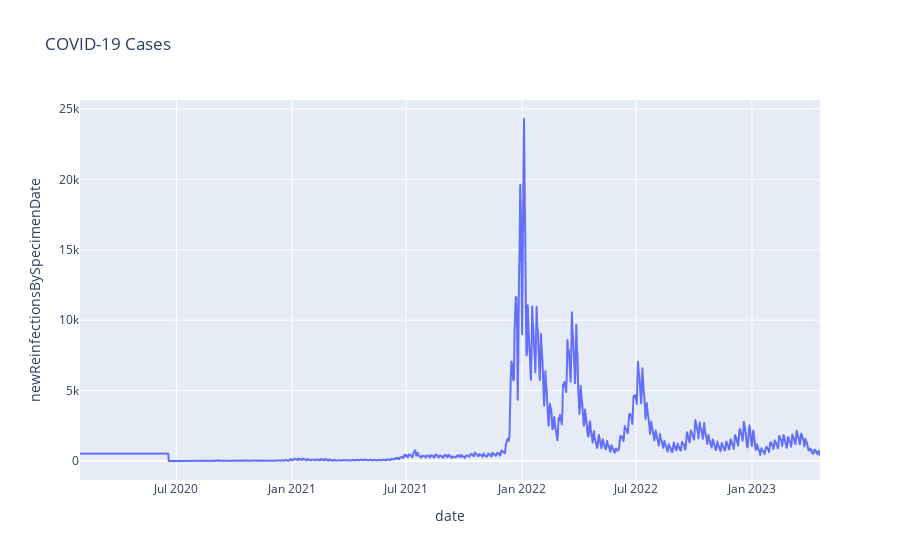

Write notebook code for a chart like this one.
### Markdown cell above
Cummilative covid-19 cases from April 2020 to Apr 2023 is 22 Million

### Code cell
fig=px.line(cases,x='date',y='newReinfectionsBySpecimenDate', title='COVID-19 Cases')
fig.show()

### Figure 1 — Plotly figure (JSON) as saved in the notebook; plotly's stock layout.template omitted (floating-point values rounded to 4 significant figures; data arrays with more than 128 entries replaced by an {"elided": "..."} marker saying what was removed)
{"data": [{"hovertemplate": "date=%{x}<br>newReinfectionsBySpecimenDate=%{y}<extra></extra>", "legendgroup": "", "line": {"color": "#636efa", "dash": "solid"}, "marker": {"symbol": "circle"}, "mode": "lines", "name": "", "showlegend": false, "type": "scattergl", "x": {"elided": "1176 str values"}, "xaxis": "x", "y": {"elided": "1176 int values"}, "yaxis": "y"}], "layout": {"legend": {"tracegroupgap": 0}, "title": {"text": "COVID-19 Cases"}, "xaxis": {"anchor": "y", "domain": [0, 1], "title": {"text": "date"}}, "yaxis": {"anchor": "x", "domain": [0, 1], "title": {"text": "newReinfectionsBySpecimenDate"}}}}
